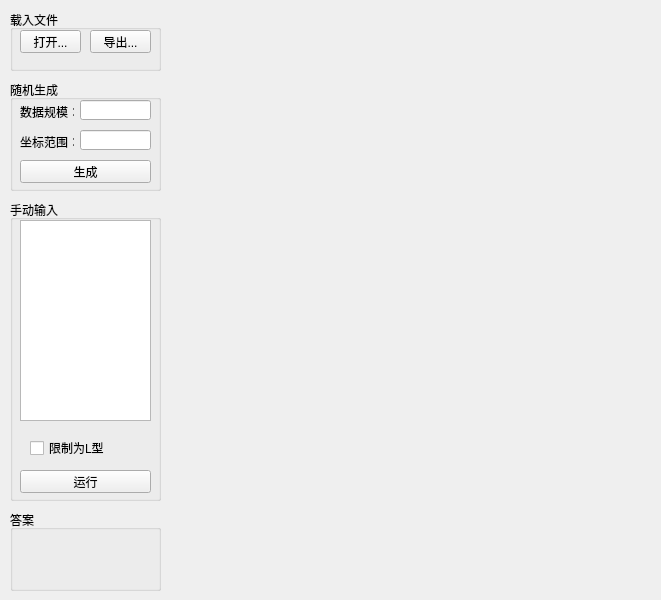
<?xml version="1.0" encoding="UTF-8"?>
<ui version="4.0">
 <class>Widget</class>
 <widget class="QWidget" name="Widget">
  <property name="geometry">
   <rect>
    <x>0</x>
    <y>0</y>
    <width>661</width>
    <height>600</height>
   </rect>
  </property>
  <property name="windowTitle">
   <string>Widget</string>
  </property>
  <widget class="QGroupBox" name="groupBox">
   <property name="geometry">
    <rect>
     <x>10</x>
     <y>10</y>
     <width>151</width>
     <height>61</height>
    </rect>
   </property>
   <property name="title">
    <string>载入文件</string>
   </property>
   <widget class="QPushButton" name="pushButton">
    <property name="geometry">
     <rect>
      <x>10</x>
      <y>20</y>
      <width>61</width>
      <height>23</height>
     </rect>
    </property>
    <property name="text">
     <string>打开...</string>
    </property>
   </widget>
   <widget class="QPushButton" name="pushButton_3">
    <property name="geometry">
     <rect>
      <x>80</x>
      <y>20</y>
      <width>61</width>
      <height>23</height>
     </rect>
    </property>
    <property name="text">
     <string>导出...</string>
    </property>
   </widget>
  </widget>
  <widget class="QGroupBox" name="groupBox_2">
   <property name="geometry">
    <rect>
     <x>10</x>
     <y>200</y>
     <width>151</width>
     <height>301</height>
    </rect>
   </property>
   <property name="title">
    <string>手动输入</string>
   </property>
   <widget class="QPushButton" name="runTest">
    <property name="geometry">
     <rect>
      <x>10</x>
      <y>270</y>
      <width>131</width>
      <height>23</height>
     </rect>
    </property>
    <property name="text">
     <string>运行</string>
    </property>
   </widget>
   <widget class="QPlainTextEdit" name="inputTest">
    <property name="geometry">
     <rect>
      <x>10</x>
      <y>20</y>
      <width>131</width>
      <height>201</height>
     </rect>
    </property>
   </widget>
   <widget class="QCheckBox" name="checkL">
    <property name="geometry">
     <rect>
      <x>20</x>
      <y>240</y>
      <width>91</width>
      <height>16</height>
     </rect>
    </property>
    <property name="text">
     <string>限制为L型</string>
    </property>
   </widget>
  </widget>
  <widget class="QGroupBox" name="groupBox_3">
   <property name="geometry">
    <rect>
     <x>10</x>
     <y>80</y>
     <width>151</width>
     <height>111</height>
    </rect>
   </property>
   <property name="title">
    <string>随机生成</string>
   </property>
   <widget class="QLabel" name="label">
    <property name="geometry">
     <rect>
      <x>10</x>
      <y>22</y>
      <width>54</width>
      <height>20</height>
     </rect>
    </property>
    <property name="text">
     <string>数据规模：</string>
    </property>
   </widget>
   <widget class="QLabel" name="label_2">
    <property name="geometry">
     <rect>
      <x>10</x>
      <y>52</y>
      <width>54</width>
      <height>20</height>
     </rect>
    </property>
    <property name="text">
     <string>坐标范围：</string>
    </property>
   </widget>
   <widget class="QLineEdit" name="randN">
    <property name="geometry">
     <rect>
      <x>70</x>
      <y>20</y>
      <width>71</width>
      <height>20</height>
     </rect>
    </property>
   </widget>
   <widget class="QLineEdit" name="randX">
    <property name="geometry">
     <rect>
      <x>70</x>
      <y>50</y>
      <width>71</width>
      <height>20</height>
     </rect>
    </property>
   </widget>
   <widget class="QPushButton" name="getRand">
    <property name="geometry">
     <rect>
      <x>10</x>
      <y>80</y>
      <width>131</width>
      <height>23</height>
     </rect>
    </property>
    <property name="text">
     <string>生成</string>
    </property>
   </widget>
  </widget>
  <widget class="QGroupBox" name="groupBox_4">
   <property name="geometry">
    <rect>
     <x>10</x>
     <y>510</y>
     <width>151</width>
     <height>81</height>
    </rect>
   </property>
   <property name="title">
    <string>答案</string>
   </property>
   <widget class="QLabel" name="ansLabel">
    <property name="geometry">
     <rect>
      <x>10</x>
      <y>20</y>
      <width>131</width>
      <height>51</height>
     </rect>
    </property>
    <property name="text">
     <string/>
    </property>
   </widget>
  </widget>
 </widget>
 <layoutdefault spacing="6" margin="11"/>
 <resources/>
 <connections/>
</ui>
